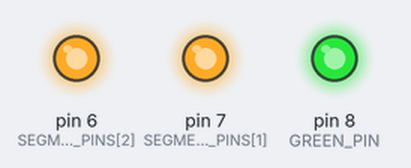
Simulated run of this sketch. Board: Arduino Uno, built with avr-gcc and run on an emulated ATmega328P. Shown: output pins drawn as LEDs (lit = HIGH). Pins used as bus, display or sensor lines are not drawn.

Above: at 0.5 s.
At 2.5 s:
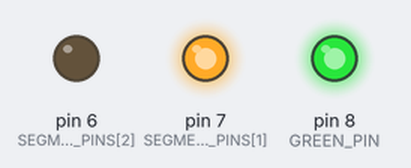
At 6.0 s:
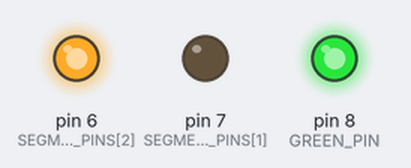
At 11.5 s:
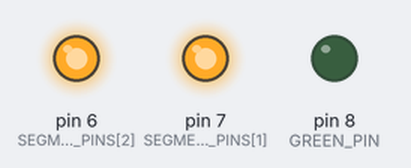
Timing chart, 0 to 13.0 s (numbered marks = the images above):
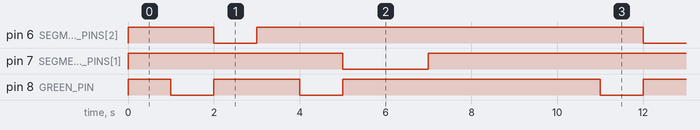

The sketch:

7seg_display.ino
```cpp
// Seven-segment display counter (0-9).
// Wire segments A-G to Arduino pins 8, 7, 6, 5, 4, 3, 2 respectively on a common-cathode display.
// The sketch advances one digit per second using a simple lookup table for segment patterns.

#include <Arduino.h>

const uint8_t SEGMENT_PINS[] = {8, 7, 6, 5, 4, 3, 2};  // A, B, C, D, E, F, G
const size_t SEGMENT_COUNT = sizeof(SEGMENT_PINS) / sizeof(SEGMENT_PINS[0]);

// Patterns are ordered A (bit 6) through G (bit 0). HIGH turns a segment on.
const byte DIGIT_PATTERNS[10] = {
  B1111110,  // 0
  B0110000,  // 1
  B1101101,  // 2
  B1111001,  // 3
  B0110011,  // 4
  B1011011,  // 5
  B1011111,  // 6
  B1110000,  // 7
  B1111111,  // 8
  B1111011   // 9
};

const unsigned long UPDATE_PERIOD_MS = 1000;
unsigned long lastUpdate = 0;
uint8_t currentDigit = 0;

void displayDigit(uint8_t digit);
void writeSegments(byte pattern);

void setup() {
  for (size_t i = 0; i < SEGMENT_COUNT; i++) {
    pinMode(SEGMENT_PINS[i], OUTPUT);
    digitalWrite(SEGMENT_PINS[i], LOW);
  }

  displayDigit(currentDigit);
  lastUpdate = millis();
}

void loop() {
  unsigned long now = millis();
  if (now - lastUpdate >= UPDATE_PERIOD_MS) {
    currentDigit = (currentDigit + 1) % 10;
    displayDigit(currentDigit);
    lastUpdate = now;
  }
}

void displayDigit(uint8_t digit) {
  if (digit >= 10) return;  // guard against invalid values
  writeSegments(DIGIT_PATTERNS[digit]);
}

void writeSegments(byte pattern) {
  for (size_t i = 0; i < SEGMENT_COUNT; i++) {
    // bitRead reads LSB first; subtract i from 6 to map to A..G ordering
    bool segmentOn = bitRead(pattern, SEGMENT_COUNT - 1 - i);
    digitalWrite(SEGMENT_PINS[i], segmentOn ? HIGH : LOW);
  }
}
```

7seg_display.cpp
```cpp
// Seven-segment display counter (0-9).
// Wire segments A-G to Arduino pins 8, 7, 6, 5, 4, 3, 2 respectively on a common-cathode display.
// The sketch advances one digit per second using a simple lookup table for segment patterns.

#include <Arduino.h>

const uint8_t SEGMENT_PINS[] = {8, 7, 6, 5, 4, 3, 2};  // A, B, C, D, E, F, G
const size_t SEGMENT_COUNT = sizeof(SEGMENT_PINS) / sizeof(SEGMENT_PINS[0]);

// Patterns are ordered A (bit 6) through G (bit 0). HIGH turns a segment on.
const byte DIGIT_PATTERNS[10] = {
  B1111110,  // 0
  B0110000,  // 1
  B1101101,  // 2
  B1111001,  // 3
  B0110011,  // 4
  B1011011,  // 5
  B1011111,  // 6
  B1110000,  // 7
  B1111111,  // 8
  B1111011   // 9
};

const unsigned long UPDATE_PERIOD_MS = 1000;
unsigned long lastUpdate = 0;
uint8_t currentDigit = 0;

void displayDigit(uint8_t digit);
void writeSegments(byte pattern);

void setup() {
  for (size_t i = 0; i < SEGMENT_COUNT; i++) {
    pinMode(SEGMENT_PINS[i], OUTPUT);
    digitalWrite(SEGMENT_PINS[i], LOW);
  }

  displayDigit(currentDigit);
  lastUpdate = millis();
}

void loop() {
  unsigned long now = millis();
  if (now - lastUpdate >= UPDATE_PERIOD_MS) {
    currentDigit = (currentDigit + 1) % 10;
    displayDigit(currentDigit);
    lastUpdate = now;
  }
}

void displayDigit(uint8_t digit) {
  if (digit >= 10) return;  // guard against invalid values
  writeSegments(DIGIT_PATTERNS[digit]);
}

void writeSegments(byte pattern) {
  for (size_t i = 0; i < SEGMENT_COUNT; i++) {
    // bitRead reads LSB first; subtract i from 6 to map to A..G ordering
    bool segmentOn = bitRead(pattern, SEGMENT_COUNT - 1 - i);
    digitalWrite(SEGMENT_PINS[i], segmentOn ? HIGH : LOW);
  }
}
```

blinky.cpp
```cpp
// Basic blink example.
// Connect the on-board LED (or any LED + resistor) to digital pin 13.
// The sketch toggles the LED every second using blocking delays for clarity.

#include <Arduino.h>

const uint8_t LED_PIN = 13;  // most Arduino boards expose the on-board LED here
const unsigned long BLINK_DELAY_MS = 1000;

void setup() {
  pinMode(LED_PIN, OUTPUT);
  digitalWrite(LED_PIN, LOW);  // start in a known state
}

void loop() {
  digitalWrite(LED_PIN, HIGH);
  delay(BLINK_DELAY_MS);

  digitalWrite(LED_PIN, LOW);
  delay(BLINK_DELAY_MS);
}
```

pwm_dimmer.cpp
```cpp
// Potentiometer-controlled PWM dimmer.
// Wire potentiometer ends to 5V/GND and the wiper to A0.
// Wire an LED + resistor to PWM pin 9 (or use another PWM-capable pin).

#include <Arduino.h>

constexpr uint8_t POT_PIN = A0;
constexpr uint8_t LED_PWM_PIN = 9;

constexpr unsigned long UPDATE_PERIOD_MS = 10;
constexpr uint16_t ANALOG_MAX = 1023;
constexpr uint8_t PWM_MAX = 255;

unsigned long lastUpdate = 0;

void setup() {
  pinMode(LED_PWM_PIN, OUTPUT);
  analogWrite(LED_PWM_PIN, 0);
}

void loop() {
  unsigned long now = millis();
  if (now - lastUpdate < UPDATE_PERIOD_MS) return;

  lastUpdate = now;

  int raw = analogRead(POT_PIN);
  uint8_t duty = map(raw, 0, ANALOG_MAX, 0, PWM_MAX);
  analogWrite(LED_PWM_PIN, duty);
}
```

traffic_light.cpp
```cpp
// Traffic light controller with timed state transitions.
// Wire red/yellow/green LEDs (through 220 ohm resistors) to pins 10, 9, and 8.
// The sketch cycles Green -> Yellow -> Red using millis() (no blocking delay).

#include <Arduino.h>

constexpr uint8_t RED_PIN = 10;
constexpr uint8_t YELLOW_PIN = 9;
constexpr uint8_t GREEN_PIN = 8;

constexpr unsigned long GREEN_DURATION_MS = 5000;
constexpr unsigned long YELLOW_DURATION_MS = 1500;
constexpr unsigned long RED_DURATION_MS = 4000;

enum class LightState { Green, Yellow, Red };
LightState currentState = LightState::Green;
unsigned long stateStartedAt = 0;

void enterState(LightState next);
unsigned long durationFor(LightState state);

void setup() {
  pinMode(RED_PIN, OUTPUT);
  pinMode(YELLOW_PIN, OUTPUT);
  pinMode(GREEN_PIN, OUTPUT);

  enterState(LightState::Green);
}

void loop() {
  unsigned long now = millis();
  if (now - stateStartedAt >= durationFor(currentState)) {
    switch (currentState) {
      case LightState::Green:
        enterState(LightState::Yellow);
        break;
      case LightState::Yellow:
        enterState(LightState::Red);
        break;
      case LightState::Red:
        enterState(LightState::Green);
        break;
    }
  }
}

void enterState(LightState next) {
  currentState = next;
  stateStartedAt = millis();

  digitalWrite(RED_PIN, currentState == LightState::Red ? HIGH : LOW);
  digitalWrite(YELLOW_PIN, currentState == LightState::Yellow ? HIGH : LOW);
  digitalWrite(GREEN_PIN, currentState == LightState::Green ? HIGH : LOW);
}

unsigned long durationFor(LightState state) {
  switch (state) {
    case LightState::Green:
      return GREEN_DURATION_MS;
    case LightState::Yellow:
      return YELLOW_DURATION_MS;
    case LightState::Red:
      return RED_DURATION_MS;
  }

  return GREEN_DURATION_MS;  // defensive fallback
}
```

lcd.cpp
```cpp
// 16x2 LCD marquee demo using LiquidCrystal.
// Wire RS->12, EN->11, D4->5, D5->4, D6->3, D7->2 and a 10k trim pot for contrast.
// The sketch scrolls a friendly greeting left, right, then returns to center.

#include <Arduino.h>
#include <LiquidCrystal.h>

constexpr uint8_t RS_PIN = 12;
constexpr uint8_t EN_PIN = 11;
constexpr uint8_t D4_PIN = 5;
constexpr uint8_t D5_PIN = 4;
constexpr uint8_t D6_PIN = 3;
constexpr uint8_t D7_PIN = 2;

constexpr uint8_t LCD_COLUMNS = 16;
constexpr uint8_t LCD_ROWS = 2;
constexpr unsigned long SCROLL_DELAY_MS = 150;
constexpr unsigned long PAUSE_BETWEEN_CYCLES_MS = 1000;

LiquidCrystal lcd(RS_PIN, EN_PIN, D4_PIN, D5_PIN, D6_PIN, D7_PIN);
const String MESSAGE = "Hello, Friends!!";  // shorter than 2 rows to keep the animation smooth

void scrollLeft(uint8_t steps);
void scrollRight(uint8_t steps);

void setup() {
  lcd.begin(LCD_COLUMNS, LCD_ROWS);
  lcd.print(MESSAGE);
  delay(PAUSE_BETWEEN_CYCLES_MS);
}

void loop() {
  // move message fully off-screen to the left
  scrollLeft(LCD_COLUMNS);
  // then fully off-screen to the right (text length + display width)
  scrollRight(LCD_COLUMNS + MESSAGE.length());
  // and finally back to the starting position
  scrollLeft(LCD_COLUMNS);

  delay(PAUSE_BETWEEN_CYCLES_MS);
}

void scrollLeft(uint8_t steps) {
  for (uint8_t i = 0; i < steps; i++) {
    lcd.scrollDisplayLeft();
    delay(SCROLL_DELAY_MS);
  }
}

void scrollRight(uint8_t steps) {
  for (uint8_t i = 0; i < steps; i++) {
    lcd.scrollDisplayRight();
    delay(SCROLL_DELAY_MS);
  }
}
```

Measured:
- by itself, pin 6 (SEGMENT_PINS[2]): alternates HIGH for 9.0 s and LOW for 1.0 s
- by itself, pin 7 (SEGMENT_PINS[1]): alternates HIGH for 8.0 s and LOW for 2.0 s
- by itself, pin 8 (GREEN_PIN): repeats every 10.0 s: HIGH 2.0 s, LOW 1.0 s, HIGH 6.0 s, LOW 1.0 s
